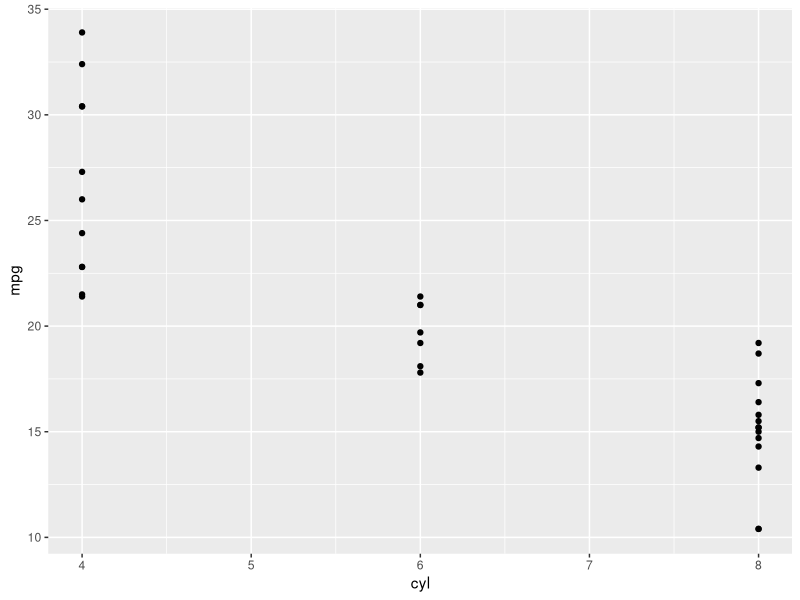
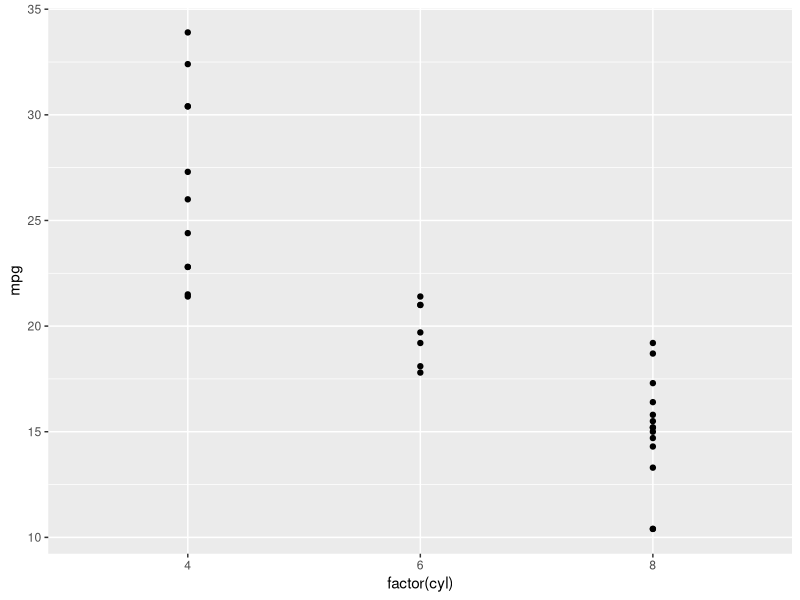

The R source for these figures, in order:
# Load the ggplot2 package
#install.packages("ggplot2")
#install.packages("colorspace")
library(ggplot2)

# Explore the mtcars data frame with str()
str(mtcars)

# Execute the following command
ggplot(mtcars, aes(x = cyl, y = mpg)) +
geom_point()


# Change the command below so that cyl is treated as factor
ggplot(mtcars, aes(x = factor(cyl), y = mpg)) +
  geom_point()
